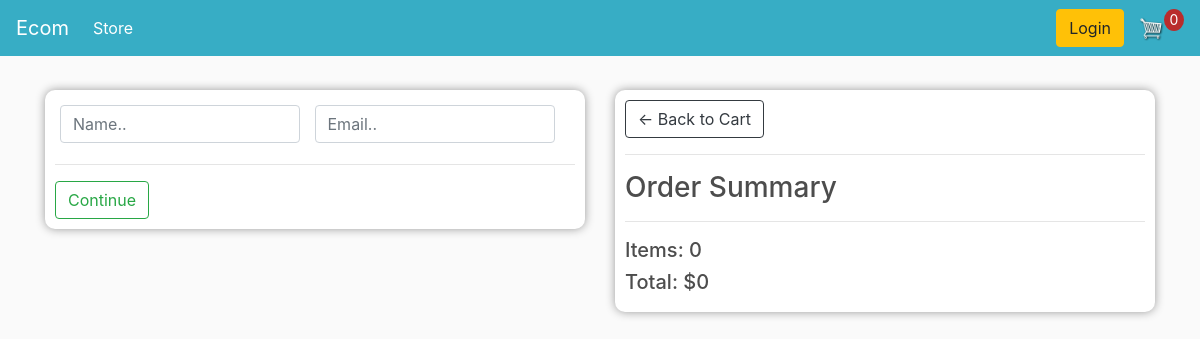
Before: /checkout/ (signed in) with the older database file.
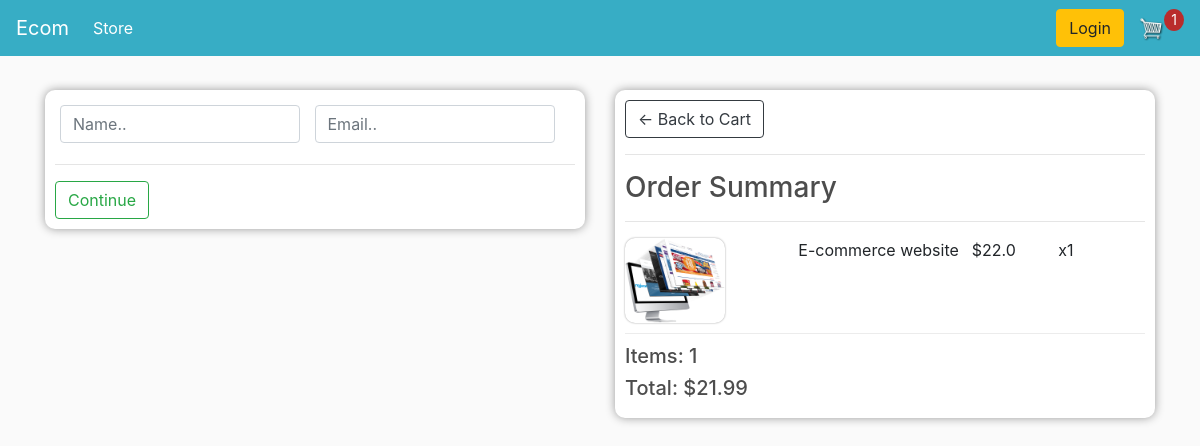
After: the same page with the newer database file.
### store/models.py (models this page shows, shortened)
class Order(models.Model):
    customer = models.ForeignKey(Customer, on_delete=models.SET_NULL, blank=True, null=True)
    data_ordered = models.DateTimeField(auto_now_add=True)
    complete = models.BooleanField(default=False, null=True, blank=False)
    trasacrion_id = models.CharField(max_length=200, null=True)
    @property
    def shipping(self):
        shipping = False
        orderitems = self.orderitem_set.all()
        for item in orderitems:
            if item.product.digital == False:
                shipping = True
        return shipping
    @property
    def get_cart_total(self):
        orderitems = self.orderitem_set.all()
        total = sum([item.get_total for item in orderitems])
        return total
    @property
    def get_cart_items(self):
        orderitems = self.orderitem_set.all()
        total = sum([item.quantity for item in orderitems])
        return total

class OrderItem(models.Model):
    product = models.ForeignKey(Product, on_delete=models.SET_NULL, blank=True, null=True)
    order = models.ForeignKey(Order, on_delete=models.SET_NULL, blank=True, null=True)
    quantity = models.IntegerField(default=0, null=True, blank=True)
    data_added = models.DateTimeField(auto_now_add=True)
    @property
    def get_total(self):
        total = self.product.price * self.quantity
        return total

class Product(models.Model):
    name = models.CharField(max_length=100, null=True )
    price = models.DecimalField(max_digits=10, decimal_places=2)
    digital = models.BooleanField(default=False, null=True, blank=False)
    image = models.ImageField(null=True, blank=True)
    @property
    def imageURL(self):
        try:
            url = self.image.url
        except:
            url = ""
        return url

### store/views.py (the view)
# urls.py: path('checkout/', views.checkout, name='checkout'),
def checkout(request):
    data = cartData(request)
    order = data['order']
    items = data['items']
    cartItems = data['cartItems']
    context = {'items': items, 'order': order, 'cartItems': cartItems , "shipping": False}
    return render(request, 'store/checkout.html', context)

### store/utils.py (called while the page is built)
def cartData(request):
    if request.user.is_authenticated:
        customer = request.user.customer
        order, created = Order.objects.get_or_create(customer = customer, complete = False) # find the order if not create it
        items = order.orderitem_set.all()
        cartItems = order.get_cart_items
    else:
        cookieData = cookieCart(request)
        order = cookieData['order']
        items = cookieData['items']
        cartItems = cookieData['cartItems']
    return {'items': items, 'order': order, 'cartItems': cartItems}

### store/templates/store/checkout.html (shortened to what this page needs)
{% extends 'store/main.html' %}
{% load static %}
{% block content %}
<div class="row">
    <div class="col-lg-6">
        <div class="box-element" id="form-wrapper">
            <form id="form">
                <div id="user-info">
                    <div class="form-field">
                        <input required class="form-control" type="text" name="name" placeholder="Name..">
                    </div>
                    <div class="form-field">
                        <input required class="form-control" type="email" name="email" placeholder="Email..">
                    </div>
                </div>
                <hr>
                <input id="form-button" class="btn btn-outline-success" type="submit" value="Continue">
            </form>
        </div>
        <br>
    </div>
    <div class="col-lg-6">
        <div class="box-element">
            <a  class="btn btn-outline-dark" href="{% url 'cart' %}">&#x2190; Back to Cart</a>
				<hr>
				<h3>Order Summary</h3>
				<hr>
                {% for item in items %}
				<div class="cart-row">
					<div style="flex:2"><img class="row-image" src="{{ item.product.imageURL }}"></div>
					<div style="flex:2"><p>{{item.product.name}}</p></div>
					<div style="flex:1"><p>${{item.product.price|floatformat}}</p></div>
					<div style="flex:1"><p>x{{item.quantity}}</p></div>
				</div>
                {% endfor %}
				<h5>Items:   {{order.get_cart_items}}</h5>
				<h5>Total:   ${{order.get_cart_total}}</h5>
        </div>
    </div>
</div>
{% endblock content %}

Changed rows visible on the page:
no longer on this page (row edited): Order: get_cart_items "0", get_cart_total "0"
added OrderItem: product.imageURL (picture), product.name "E-commerce website", product.price "22.0", quantity "1"
added Order: get_cart_items "1", get_cart_total "21.99"
Other visible differences:
{{ cartItems }}: "0" → "1"
